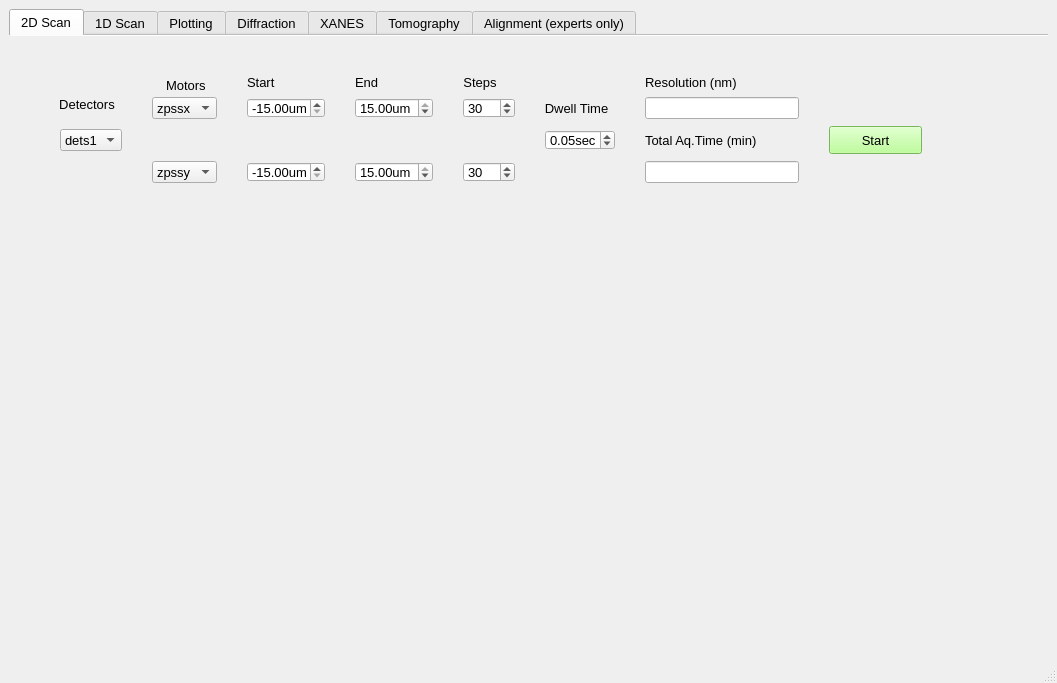
<?xml version="1.0" encoding="UTF-8"?>
<ui version="4.0">
 <class>HXN_GUI_2</class>
 <widget class="QMainWindow" name="HXN_GUI_2">
  <property name="geometry">
   <rect>
    <x>0</x>
    <y>0</y>
    <width>1057</width>
    <height>683</height>
   </rect>
  </property>
  <property name="font">
   <font>
    <family>Arial</family>
   </font>
  </property>
  <property name="windowTitle">
   <string>MainWindow</string>
  </property>
  <property name="statusTip">
   <string/>
  </property>
  <widget class="QWidget" name="centralwidget">
   <layout class="QGridLayout" name="gridLayout">
    <item row="0" column="0">
     <widget class="QTabWidget" name="HXN_GUI_tabs">
      <property name="sizePolicy">
       <sizepolicy hsizetype="Minimum" vsizetype="Minimum">
        <horstretch>0</horstretch>
        <verstretch>0</verstretch>
       </sizepolicy>
      </property>
      <property name="font">
       <font>
        <family>Arial</family>
        <pointsize>10</pointsize>
       </font>
      </property>
      <property name="layoutDirection">
       <enum>Qt::LeftToRight</enum>
      </property>
      <property name="styleSheet">
       <string notr="true">font: 10pt &quot;Arial&quot;;</string>
      </property>
      <property name="tabPosition">
       <enum>QTabWidget::North</enum>
      </property>
      <property name="currentIndex">
       <number>0</number>
      </property>
      <property name="documentMode">
       <bool>true</bool>
      </property>
      <property name="tabsClosable">
       <bool>false</bool>
      </property>
      <property name="movable">
       <bool>true</bool>
      </property>
      <property name="tabBarAutoHide">
       <bool>false</bool>
      </property>
      <widget class="QWidget" name="scan2d">
       <attribute name="title">
        <string>2D Scan</string>
       </attribute>
       <widget class="QComboBox" name="Select_Motor_4">
        <property name="geometry">
         <rect>
          <x>143</x>
          <y>61</y>
          <width>65</width>
          <height>22</height>
         </rect>
        </property>
        <property name="sizePolicy">
         <sizepolicy hsizetype="Fixed" vsizetype="Fixed">
          <horstretch>0</horstretch>
          <verstretch>0</verstretch>
         </sizepolicy>
        </property>
        <item>
         <property name="text">
          <string>zpssx</string>
         </property>
        </item>
        <item>
         <property name="text">
          <string>zpssy</string>
         </property>
        </item>
        <item>
         <property name="text">
          <string>zpssz</string>
         </property>
        </item>
       </widget>
       <widget class="QDoubleSpinBox" name="x_start_2d">
        <property name="geometry">
         <rect>
          <x>238</x>
          <y>62</y>
          <width>78</width>
          <height>20</height>
         </rect>
        </property>
        <property name="prefix">
         <string notr="true"/>
        </property>
        <property name="suffix">
         <string>um</string>
        </property>
        <property name="minimum">
         <double>-15.000000000000000</double>
        </property>
        <property name="maximum">
         <double>15.000000000000000</double>
        </property>
        <property name="singleStep">
         <double>0.500000000000000</double>
        </property>
        <property name="value">
         <double>-15.000000000000000</double>
        </property>
       </widget>
       <widget class="QDoubleSpinBox" name="y_start_2d">
        <property name="geometry">
         <rect>
          <x>238</x>
          <y>126</y>
          <width>78</width>
          <height>20</height>
         </rect>
        </property>
        <property name="sizePolicy">
         <sizepolicy hsizetype="Fixed" vsizetype="Fixed">
          <horstretch>0</horstretch>
          <verstretch>0</verstretch>
         </sizepolicy>
        </property>
        <property name="prefix">
         <string notr="true"/>
        </property>
        <property name="suffix">
         <string>um</string>
        </property>
        <property name="minimum">
         <double>-15.000000000000000</double>
        </property>
        <property name="maximum">
         <double>15.000000000000000</double>
        </property>
        <property name="singleStep">
         <double>0.500000000000000</double>
        </property>
        <property name="value">
         <double>-15.000000000000000</double>
        </property>
       </widget>
       <widget class="QDoubleSpinBox" name="y_end_2d">
        <property name="geometry">
         <rect>
          <x>346</x>
          <y>126</y>
          <width>78</width>
          <height>20</height>
         </rect>
        </property>
        <property name="sizePolicy">
         <sizepolicy hsizetype="Fixed" vsizetype="Fixed">
          <horstretch>0</horstretch>
          <verstretch>0</verstretch>
         </sizepolicy>
        </property>
        <property name="suffix">
         <string notr="true">um</string>
        </property>
        <property name="minimum">
         <double>-15.000000000000000</double>
        </property>
        <property name="maximum">
         <double>15.000000000000000</double>
        </property>
        <property name="singleStep">
         <double>0.500000000000000</double>
        </property>
        <property name="value">
         <double>15.000000000000000</double>
        </property>
       </widget>
       <widget class="QComboBox" name="Select_Motor_3">
        <property name="geometry">
         <rect>
          <x>143</x>
          <y>125</y>
          <width>65</width>
          <height>22</height>
         </rect>
        </property>
        <property name="sizePolicy">
         <sizepolicy hsizetype="Fixed" vsizetype="Fixed">
          <horstretch>0</horstretch>
          <verstretch>0</verstretch>
         </sizepolicy>
        </property>
        <item>
         <property name="text">
          <string>zpssy</string>
         </property>
        </item>
        <item>
         <property name="text">
          <string>zpssx</string>
         </property>
        </item>
        <item>
         <property name="text">
          <string>zpssz</string>
         </property>
        </item>
       </widget>
       <widget class="QComboBox" name="Dets_2">
        <property name="geometry">
         <rect>
          <x>51</x>
          <y>93</y>
          <width>62</width>
          <height>22</height>
         </rect>
        </property>
        <property name="sizePolicy">
         <sizepolicy hsizetype="Fixed" vsizetype="Fixed">
          <horstretch>0</horstretch>
          <verstretch>0</verstretch>
         </sizepolicy>
        </property>
        <item>
         <property name="text">
          <string>dets1</string>
         </property>
        </item>
        <item>
         <property name="text">
          <string>dets2</string>
         </property>
        </item>
        <item>
         <property name="text">
          <string>dets3</string>
         </property>
        </item>
       </widget>
       <widget class="QLabel" name="label_8">
        <property name="geometry">
         <rect>
          <x>636</x>
          <y>96</y>
          <width>111</width>
          <height>16</height>
         </rect>
        </property>
        <property name="sizePolicy">
         <sizepolicy hsizetype="Fixed" vsizetype="Fixed">
          <horstretch>0</horstretch>
          <verstretch>0</verstretch>
         </sizepolicy>
        </property>
        <property name="font">
         <font>
          <family>Arial</family>
          <pointsize>10</pointsize>
          <weight>50</weight>
          <italic>false</italic>
          <bold>false</bold>
         </font>
        </property>
        <property name="text">
         <string>Total Aq.Time (min)</string>
        </property>
       </widget>
       <widget class="QLineEdit" name="tot_time_2d">
        <property name="geometry">
         <rect>
          <x>636</x>
          <y>125</y>
          <width>154</width>
          <height>22</height>
         </rect>
        </property>
        <property name="sizePolicy">
         <sizepolicy hsizetype="Fixed" vsizetype="Fixed">
          <horstretch>0</horstretch>
          <verstretch>0</verstretch>
         </sizepolicy>
        </property>
        <property name="readOnly">
         <bool>true</bool>
        </property>
       </widget>
       <widget class="QLineEdit" name="res_2d">
        <property name="geometry">
         <rect>
          <x>636</x>
          <y>61</y>
          <width>154</width>
          <height>22</height>
         </rect>
        </property>
        <property name="sizePolicy">
         <sizepolicy hsizetype="Fixed" vsizetype="Fixed">
          <horstretch>0</horstretch>
          <verstretch>0</verstretch>
         </sizepolicy>
        </property>
        <property name="readOnly">
         <bool>true</bool>
        </property>
       </widget>
       <widget class="QPushButton" name="strat_2d">
        <property name="geometry">
         <rect>
          <x>820</x>
          <y>90</y>
          <width>93</width>
          <height>28</height>
         </rect>
        </property>
        <property name="sizePolicy">
         <sizepolicy hsizetype="Fixed" vsizetype="Fixed">
          <horstretch>0</horstretch>
          <verstretch>0</verstretch>
         </sizepolicy>
        </property>
        <property name="font">
         <font>
          <family>Arial</family>
          <pointsize>10</pointsize>
          <weight>50</weight>
          <italic>false</italic>
          <bold>false</bold>
         </font>
        </property>
        <property name="styleSheet">
         <string notr="true">background-color: rgb(170, 255, 127);</string>
        </property>
        <property name="text">
         <string>Start</string>
        </property>
       </widget>
       <widget class="QDoubleSpinBox" name="x_end_2d">
        <property name="geometry">
         <rect>
          <x>346</x>
          <y>62</y>
          <width>78</width>
          <height>20</height>
         </rect>
        </property>
        <property name="sizePolicy">
         <sizepolicy hsizetype="Fixed" vsizetype="Fixed">
          <horstretch>0</horstretch>
          <verstretch>0</verstretch>
         </sizepolicy>
        </property>
        <property name="suffix">
         <string notr="true">um</string>
        </property>
        <property name="minimum">
         <double>-15.000000000000000</double>
        </property>
        <property name="maximum">
         <double>15.000000000000000</double>
        </property>
        <property name="singleStep">
         <double>0.500000000000000</double>
        </property>
        <property name="value">
         <double>15.000000000000000</double>
        </property>
       </widget>
       <widget class="QSpinBox" name="x_step_2d">
        <property name="geometry">
         <rect>
          <x>454</x>
          <y>62</y>
          <width>52</width>
          <height>20</height>
         </rect>
        </property>
        <property name="sizePolicy">
         <sizepolicy hsizetype="Fixed" vsizetype="Fixed">
          <horstretch>0</horstretch>
          <verstretch>0</verstretch>
         </sizepolicy>
        </property>
        <property name="maximum">
         <number>1000</number>
        </property>
        <property name="singleStep">
         <number>10</number>
        </property>
        <property name="value">
         <number>30</number>
        </property>
       </widget>
       <widget class="QSpinBox" name="y_step_2d">
        <property name="geometry">
         <rect>
          <x>454</x>
          <y>126</y>
          <width>52</width>
          <height>20</height>
         </rect>
        </property>
        <property name="sizePolicy">
         <sizepolicy hsizetype="Fixed" vsizetype="Fixed">
          <horstretch>0</horstretch>
          <verstretch>0</verstretch>
         </sizepolicy>
        </property>
        <property name="maximum">
         <number>1000</number>
        </property>
        <property name="singleStep">
         <number>10</number>
        </property>
        <property name="value">
         <number>30</number>
        </property>
       </widget>
       <widget class="QDoubleSpinBox" name="dwell_2d">
        <property name="geometry">
         <rect>
          <x>536</x>
          <y>94</y>
          <width>70</width>
          <height>20</height>
         </rect>
        </property>
        <property name="sizePolicy">
         <sizepolicy hsizetype="Fixed" vsizetype="Fixed">
          <horstretch>0</horstretch>
          <verstretch>0</verstretch>
         </sizepolicy>
        </property>
        <property name="prefix">
         <string/>
        </property>
        <property name="suffix">
         <string notr="true">sec</string>
        </property>
        <property name="maximum">
         <double>0.500000000000000</double>
        </property>
        <property name="singleStep">
         <double>0.010000000000000</double>
        </property>
        <property name="value">
         <double>0.050000000000000</double>
        </property>
       </widget>
       <widget class="QLabel" name="label_4">
        <property name="geometry">
         <rect>
          <x>536</x>
          <y>64</y>
          <width>63</width>
          <height>16</height>
         </rect>
        </property>
        <property name="sizePolicy">
         <sizepolicy hsizetype="Fixed" vsizetype="Fixed">
          <horstretch>0</horstretch>
          <verstretch>0</verstretch>
         </sizepolicy>
        </property>
        <property name="font">
         <font>
          <family>Arial</family>
          <pointsize>10</pointsize>
          <weight>50</weight>
          <italic>false</italic>
          <bold>false</bold>
         </font>
        </property>
        <property name="text">
         <string>Dwell Time</string>
        </property>
        <property name="textFormat">
         <enum>Qt::AutoText</enum>
        </property>
        <property name="scaledContents">
         <bool>false</bool>
        </property>
        <property name="alignment">
         <set>Qt::AlignCenter</set>
        </property>
       </widget>
       <widget class="QLabel" name="label">
        <property name="geometry">
         <rect>
          <x>157</x>
          <y>41</y>
          <width>40</width>
          <height>16</height>
         </rect>
        </property>
        <property name="sizePolicy">
         <sizepolicy hsizetype="Fixed" vsizetype="Fixed">
          <horstretch>0</horstretch>
          <verstretch>0</verstretch>
         </sizepolicy>
        </property>
        <property name="font">
         <font>
          <family>Arial</family>
          <pointsize>10</pointsize>
          <weight>50</weight>
          <italic>false</italic>
          <bold>false</bold>
         </font>
        </property>
        <property name="text">
         <string>Motors</string>
        </property>
       </widget>
       <widget class="QLabel" name="label_12">
        <property name="geometry">
         <rect>
          <x>238</x>
          <y>38</y>
          <width>28</width>
          <height>16</height>
         </rect>
        </property>
        <property name="sizePolicy">
         <sizepolicy hsizetype="Fixed" vsizetype="Fixed">
          <horstretch>0</horstretch>
          <verstretch>0</verstretch>
         </sizepolicy>
        </property>
        <property name="text">
         <string>Start</string>
        </property>
       </widget>
       <widget class="QLabel" name="label_16">
        <property name="geometry">
         <rect>
          <x>346</x>
          <y>38</y>
          <width>23</width>
          <height>16</height>
         </rect>
        </property>
        <property name="sizePolicy">
         <sizepolicy hsizetype="Fixed" vsizetype="Fixed">
          <horstretch>0</horstretch>
          <verstretch>0</verstretch>
         </sizepolicy>
        </property>
        <property name="text">
         <string>End</string>
        </property>
       </widget>
       <widget class="QLabel" name="label_3">
        <property name="geometry">
         <rect>
          <x>454</x>
          <y>38</y>
          <width>34</width>
          <height>16</height>
         </rect>
        </property>
        <property name="sizePolicy">
         <sizepolicy hsizetype="Fixed" vsizetype="Fixed">
          <horstretch>0</horstretch>
          <verstretch>0</verstretch>
         </sizepolicy>
        </property>
        <property name="font">
         <font>
          <family>Arial</family>
          <pointsize>10</pointsize>
          <weight>50</weight>
          <italic>false</italic>
          <bold>false</bold>
         </font>
        </property>
        <property name="text">
         <string>Steps</string>
        </property>
        <property name="textFormat">
         <enum>Qt::AutoText</enum>
        </property>
        <property name="scaledContents">
         <bool>false</bool>
        </property>
        <property name="alignment">
         <set>Qt::AlignCenter</set>
        </property>
       </widget>
       <widget class="QLabel" name="label_7">
        <property name="geometry">
         <rect>
          <x>636</x>
          <y>38</y>
          <width>91</width>
          <height>16</height>
         </rect>
        </property>
        <property name="sizePolicy">
         <sizepolicy hsizetype="Fixed" vsizetype="Fixed">
          <horstretch>0</horstretch>
          <verstretch>0</verstretch>
         </sizepolicy>
        </property>
        <property name="font">
         <font>
          <family>Arial</family>
          <pointsize>10</pointsize>
          <weight>50</weight>
          <italic>false</italic>
          <bold>false</bold>
         </font>
        </property>
        <property name="text">
         <string>Resolution (nm)</string>
        </property>
       </widget>
       <widget class="QLabel" name="label_6">
        <property name="geometry">
         <rect>
          <x>50</x>
          <y>60</y>
          <width>56</width>
          <height>16</height>
         </rect>
        </property>
        <property name="sizePolicy">
         <sizepolicy hsizetype="Fixed" vsizetype="Fixed">
          <horstretch>0</horstretch>
          <verstretch>0</verstretch>
         </sizepolicy>
        </property>
        <property name="font">
         <font>
          <family>Arial</family>
          <pointsize>10</pointsize>
          <weight>50</weight>
          <italic>false</italic>
          <bold>false</bold>
         </font>
        </property>
        <property name="text">
         <string>Detectors</string>
        </property>
        <property name="alignment">
         <set>Qt::AlignCenter</set>
        </property>
       </widget>
      </widget>
      <widget class="QWidget" name="scan1d">
       <attribute name="title">
        <string>1D Scan</string>
       </attribute>
       <widget class="QPushButton" name="Run_Scan">
        <property name="geometry">
         <rect>
          <x>650</x>
          <y>70</y>
          <width>93</width>
          <height>28</height>
         </rect>
        </property>
        <property name="sizePolicy">
         <sizepolicy hsizetype="Fixed" vsizetype="Fixed">
          <horstretch>0</horstretch>
          <verstretch>0</verstretch>
         </sizepolicy>
        </property>
        <property name="font">
         <font>
          <family>Arial</family>
          <pointsize>10</pointsize>
          <weight>50</weight>
          <italic>false</italic>
          <bold>false</bold>
         </font>
        </property>
        <property name="styleSheet">
         <string notr="true">background-color: rgb(170, 255, 127);
selection-color: rgb(0, 85, 0);</string>
        </property>
        <property name="text">
         <string>Start</string>
        </property>
       </widget>
       <widget class="QLabel" name="label_13">
        <property name="geometry">
         <rect>
          <x>49</x>
          <y>46</y>
          <width>56</width>
          <height>16</height>
         </rect>
        </property>
        <property name="sizePolicy">
         <sizepolicy hsizetype="Ignored" vsizetype="Ignored">
          <horstretch>0</horstretch>
          <verstretch>0</verstretch>
         </sizepolicy>
        </property>
        <property name="font">
         <font>
          <family>Arial</family>
          <pointsize>10</pointsize>
          <weight>50</weight>
          <italic>false</italic>
          <bold>false</bold>
         </font>
        </property>
        <property name="text">
         <string>Detectors</string>
        </property>
        <property name="scaledContents">
         <bool>false</bool>
        </property>
        <property name="alignment">
         <set>Qt::AlignCenter</set>
        </property>
       </widget>
       <widget class="QLabel" name="label_5">
        <property name="geometry">
         <rect>
          <x>146</x>
          <y>46</y>
          <width>33</width>
          <height>16</height>
         </rect>
        </property>
        <property name="sizePolicy">
         <sizepolicy hsizetype="Ignored" vsizetype="Ignored">
          <horstretch>0</horstretch>
          <verstretch>0</verstretch>
         </sizepolicy>
        </property>
        <property name="font">
         <font>
          <family>Arial</family>
          <pointsize>10</pointsize>
          <weight>50</weight>
          <italic>false</italic>
          <bold>false</bold>
         </font>
        </property>
        <property name="text">
         <string>Motor</string>
        </property>
        <property name="alignment">
         <set>Qt::AlignCenter</set>
        </property>
       </widget>
       <widget class="QLabel" name="label_14">
        <property name="geometry">
         <rect>
          <x>246</x>
          <y>46</y>
          <width>28</width>
          <height>16</height>
         </rect>
        </property>
        <property name="sizePolicy">
         <sizepolicy hsizetype="Ignored" vsizetype="Ignored">
          <horstretch>0</horstretch>
          <verstretch>0</verstretch>
         </sizepolicy>
        </property>
        <property name="font">
         <font>
          <family>Arial</family>
          <pointsize>10</pointsize>
          <weight>50</weight>
          <italic>false</italic>
          <bold>false</bold>
         </font>
        </property>
        <property name="text">
         <string>Start</string>
        </property>
        <property name="textFormat">
         <enum>Qt::AutoText</enum>
        </property>
        <property name="scaledContents">
         <bool>false</bool>
        </property>
        <property name="alignment">
         <set>Qt::AlignCenter</set>
        </property>
       </widget>
       <widget class="QLabel" name="label_2">
        <property name="geometry">
         <rect>
          <x>359</x>
          <y>46</y>
          <width>23</width>
          <height>16</height>
         </rect>
        </property>
        <property name="sizePolicy">
         <sizepolicy hsizetype="Ignored" vsizetype="Ignored">
          <horstretch>0</horstretch>
          <verstretch>0</verstretch>
         </sizepolicy>
        </property>
        <property name="text">
         <string>End</string>
        </property>
        <property name="alignment">
         <set>Qt::AlignCenter</set>
        </property>
       </widget>
       <widget class="QLabel" name="label_15">
        <property name="geometry">
         <rect>
          <x>472</x>
          <y>46</y>
          <width>34</width>
          <height>16</height>
         </rect>
        </property>
        <property name="sizePolicy">
         <sizepolicy hsizetype="Ignored" vsizetype="Ignored">
          <horstretch>0</horstretch>
          <verstretch>0</verstretch>
         </sizepolicy>
        </property>
        <property name="font">
         <font>
          <family>Arial</family>
          <pointsize>10</pointsize>
          <weight>50</weight>
          <italic>false</italic>
          <bold>false</bold>
         </font>
        </property>
        <property name="text">
         <string>Steps</string>
        </property>
        <property name="textFormat">
         <enum>Qt::AutoText</enum>
        </property>
        <property name="scaledContents">
         <bool>false</bool>
        </property>
        <property name="alignment">
         <set>Qt::AlignCenter</set>
        </property>
       </widget>
       <widget class="QLabel" name="label_11">
        <property name="geometry">
         <rect>
          <x>559</x>
          <y>46</y>
          <width>63</width>
          <height>16</height>
         </rect>
        </property>
        <property name="sizePolicy">
         <sizepolicy hsizetype="Ignored" vsizetype="Ignored">
          <horstretch>0</horstretch>
          <verstretch>0</verstretch>
         </sizepolicy>
        </property>
        <property name="font">
         <font>
          <family>Arial</family>
          <pointsize>10</pointsize>
          <weight>50</weight>
          <italic>false</italic>
          <bold>false</bold>
         </font>
        </property>
        <property name="text">
         <string>Dwell Time</string>
        </property>
        <property name="textFormat">
         <enum>Qt::AutoText</enum>
        </property>
        <property name="scaledContents">
         <bool>false</bool>
        </property>
        <property name="alignment">
         <set>Qt::AlignCenter</set>
        </property>
       </widget>
       <widget class="QComboBox" name="Dets">
        <property name="geometry">
         <rect>
          <x>49</x>
          <y>78</y>
          <width>62</width>
          <height>22</height>
         </rect>
        </property>
        <property name="sizePolicy">
         <sizepolicy hsizetype="Fixed" vsizetype="Fixed">
          <horstretch>0</horstretch>
          <verstretch>0</verstretch>
         </sizepolicy>
        </property>
        <item>
         <property name="text">
          <string>dets1</string>
         </property>
        </item>
        <item>
         <property name="text">
          <string>dets2</string>
         </property>
        </item>
        <item>
         <property name="text">
          <string>dets3</string>
         </property>
        </item>
       </widget>
       <widget class="QComboBox" name="Select_Motor_5">
        <property name="geometry">
         <rect>
          <x>146</x>
          <y>78</y>
          <width>65</width>
          <height>22</height>
         </rect>
        </property>
        <property name="sizePolicy">
         <sizepolicy hsizetype="Fixed" vsizetype="Fixed">
          <horstretch>0</horstretch>
          <verstretch>0</verstretch>
         </sizepolicy>
        </property>
        <item>
         <property name="text">
          <string>zpssy</string>
         </property>
        </item>
        <item>
         <property name="text">
          <string>zpssx</string>
         </property>
        </item>
        <item>
         <property name="text">
          <string>zpssz</string>
         </property>
        </item>
       </widget>
       <widget class="QDoubleSpinBox" name="start_1d">
        <property name="geometry">
         <rect>
          <x>246</x>
          <y>79</y>
          <width>78</width>
          <height>20</height>
         </rect>
        </property>
        <property name="sizePolicy">
         <sizepolicy hsizetype="Fixed" vsizetype="Fixed">
          <horstretch>0</horstretch>
          <verstretch>0</verstretch>
         </sizepolicy>
        </property>
        <property name="prefix">
         <string notr="true"/>
        </property>
        <property name="suffix">
         <string>um</string>
        </property>
        <property name="minimum">
         <double>-15.000000000000000</double>
        </property>
        <property name="maximum">
         <double>15.000000000000000</double>
        </property>
        <property name="singleStep">
         <double>0.500000000000000</double>
        </property>
        <property name="value">
         <double>-15.000000000000000</double>
        </property>
       </widget>
       <widget class="QDoubleSpinBox" name="end_1d">
        <property name="geometry">
         <rect>
          <x>359</x>
          <y>79</y>
          <width>78</width>
          <height>20</height>
         </rect>
        </property>
        <property name="sizePolicy">
         <sizepolicy hsizetype="Fixed" vsizetype="Fixed">
          <horstretch>0</horstretch>
          <verstretch>0</verstretch>
         </sizepolicy>
        </property>
        <property name="suffix">
         <string notr="true">um</string>
        </property>
        <property name="minimum">
         <double>-15.000000000000000</double>
        </property>
        <property name="maximum">
         <double>15.000000000000000</double>
        </property>
        <property name="singleStep">
         <double>0.500000000000000</double>
        </property>
        <property name="value">
         <double>15.000000000000000</double>
        </property>
       </widget>
       <widget class="QSpinBox" name="steps_1d">
        <property name="geometry">
         <rect>
          <x>472</x>
          <y>79</y>
          <width>52</width>
          <height>20</height>
         </rect>
        </property>
        <property name="sizePolicy">
         <sizepolicy hsizetype="Fixed" vsizetype="Fixed">
          <horstretch>0</horstretch>
          <verstretch>0</verstretch>
         </sizepolicy>
        </property>
        <property name="maximum">
         <number>1000</number>
        </property>
        <property name="singleStep">
         <number>10</number>
        </property>
        <property name="value">
         <number>30</number>
        </property>
       </widget>
       <widget class="QDoubleSpinBox" name="dwell_1d">
        <property name="geometry">
         <rect>
          <x>559</x>
          <y>79</y>
          <width>70</width>
          <height>20</height>
         </rect>
        </property>
        <property name="sizePolicy">
         <sizepolicy hsizetype="Fixed" vsizetype="Fixed">
          <horstretch>0</horstretch>
          <verstretch>0</verstretch>
         </sizepolicy>
        </property>
        <property name="prefix">
         <string/>
        </property>
        <property name="suffix">
         <string notr="true">sec</string>
        </property>
        <property name="maximum">
         <double>0.500000000000000</double>
        </property>
        <property name="singleStep">
         <double>0.010000000000000</double>
        </property>
        <property name="value">
         <double>0.050000000000000</double>
        </property>
       </widget>
       <widget class="QLabel" name="label_10">
        <property name="geometry">
         <rect>
          <x>810</x>
          <y>30</y>
          <width>91</width>
          <height>16</height>
         </rect>
        </property>
        <property name="sizePolicy">
         <sizepolicy hsizetype="Ignored" vsizetype="Ignored">
          <horstretch>0</horstretch>
          <verstretch>0</verstretch>
         </sizepolicy>
        </property>
        <property name="text">
         <string>Resolution (nm)</string>
        </property>
        <property name="alignment">
         <set>Qt::AlignCenter</set>
        </property>
       </widget>
       <widget class="QLabel" name="label_9">
        <property name="geometry">
         <rect>
          <x>800</x>
          <y>90</y>
          <width>111</width>
          <height>16</height>
         </rect>
        </property>
        <property name="sizePolicy">
         <sizepolicy hsizetype="Minimum" vsizetype="Minimum">
          <horstretch>0</horstretch>
          <verstretch>0</verstretch>
         </sizepolicy>
        </property>
        <property name="font">
         <font>
          <family>Arial</family>
          <pointsize>10</pointsize>
          <weight>50</weight>
          <italic>false</italic>
          <bold>false</bold>
         </font>
        </property>
        <property name="text">
         <string>Total Aq.Time (min)</string>
        </property>
        <property name="alignment">
         <set>Qt::AlignCenter</set>
        </property>
       </widget>
       <widget class="QLineEdit" name="res_1d">
        <property name="geometry">
         <rect>
          <x>780</x>
          <y>50</y>
          <width>154</width>
          <height>22</height>
         </rect>
        </property>
        <property name="sizePolicy">
         <sizepolicy hsizetype="Fixed" vsizetype="Fixed">
          <horstretch>0</horstretch>
          <verstretch>0</verstretch>
         </sizepolicy>
        </property>
        <property name="readOnly">
         <bool>true</bool>
        </property>
       </widget>
       <widget class="QLineEdit" name="tot_time_1d">
        <property name="geometry">
         <rect>
          <x>780</x>
          <y>110</y>
          <width>154</width>
          <height>22</height>
         </rect>
        </property>
        <property name="sizePolicy">
         <sizepolicy hsizetype="Fixed" vsizetype="Fixed">
          <horstretch>0</horstretch>
          <verstretch>0</verstretch>
         </sizepolicy>
        </property>
        <property name="readOnly">
         <bool>true</bool>
        </property>
       </widget>
      </widget>
      <widget class="QWidget" name="tab">
       <attribute name="title">
        <string>Plotting</string>
       </attribute>
       <widget class="QGroupBox" name="groupBox_2">
        <property name="geometry">
         <rect>
          <x>10</x>
          <y>10</y>
          <width>756</width>
          <height>229</height>
         </rect>
        </property>
        <property name="sizePolicy">
         <sizepolicy hsizetype="Minimum" vsizetype="Minimum">
          <horstretch>0</horstretch>
          <verstretch>0</verstretch>
         </sizepolicy>
        </property>
        <property name="font">
         <font>
          <family>Arial</family>
          <pointsize>10</pointsize>
          <weight>50</weight>
          <italic>false</italic>
          <bold>false</bold>
         </font>
        </property>
        <property name="layoutDirection">
         <enum>Qt::LeftToRight</enum>
        </property>
        <property name="styleSheet">
         <string notr="true">font: 10pt &quot;Arial&quot;;</string>
        </property>
        <property name="title">
         <string>Analysis</string>
        </property>
        <property name="alignment">
         <set>Qt::AlignCenter</set>
        </property>
        <layout class="QGridLayout" name="gridLayout_4">
         <item row="0" column="1">
          <widget class="QComboBox" name="comboBox">
           <item>
            <property name="text">
             <string>Plot</string>
            </property>
           </item>
           <item>
            <property name="text">
             <string>erf_fit</string>
            </property>
           </item>
           <item>
            <property name="text">
             <string>return_line_center</string>
            </property>
           </item>
          </widget>
         </item>
         <item row="0" column="2">
          <widget class="QLineEdit" name="lineEdit_5">
           <property name="text">
            <string>Scan ID</string>
           </property>
          </widget>
         </item>
         <item row="0" column="3">
          <widget class="QLineEdit" name="lineEdit_6">
           <property name="text">
            <string>Element</string>
           </property>
          </widget>
         </item>
         <item row="0" column="4">
          <widget class="QCheckBox" name="checkBox">
           <property name="text">
            <string>Normlization</string>
           </property>
           <property name="checked">
            <bool>true</bool>
           </property>
          </widget>
         </item>
        </layout>
       </widget>
      </widget>
      <widget class="QWidget" name="diff">
       <attribute name="title">
        <string>Diffraction</string>
       </attribute>
      </widget>
      <widget class="QWidget" name="xanes">
       <attribute name="title">
        <string>XANES</string>
       </attribute>
      </widget>
      <widget class="QWidget" name="tomo">
       <attribute name="title">
        <string>Tomography</string>
       </attribute>
      </widget>
      <widget class="QWidget" name="alignement">
       <attribute name="title">
        <string>Alignment (experts only)</string>
       </attribute>
      </widget>
     </widget>
    </item>
   </layout>
  </widget>
  <widget class="QMenuBar" name="menubar">
   <property name="geometry">
    <rect>
     <x>0</x>
     <y>0</y>
     <width>1057</width>
     <height>21</height>
    </rect>
   </property>
  </widget>
  <widget class="QStatusBar" name="statusbar"/>
 </widget>
 <resources/>
 <connections/>
</ui>
